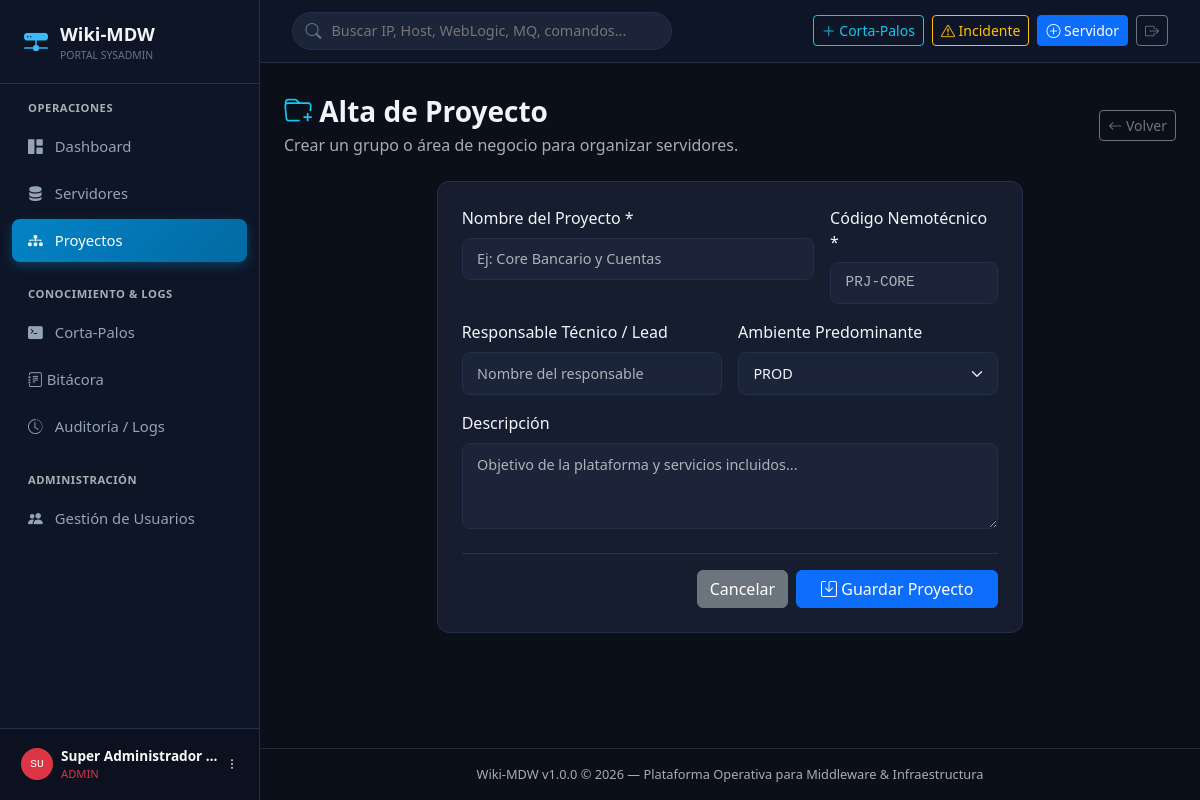
Page /projects/new (signed in) on the committed database.
### app/models/user.py (models this page shows, shortened)
class User(BaseModel):
    __tablename__ = "users"
    username = Column(String(50), unique=True, nullable=False, index=True)
    password_hash = Column(String(255), nullable=False)
    full_name = Column(String(100), nullable=False)
    email = Column(String(120), unique=True, nullable=True)
    role = Column(String(20), default="viewer", nullable=False)  # admin, editor, viewer
    is_active = Column(Boolean, default=True, nullable=False)
    group_id = Column(Integer, ForeignKey("groups.id", ondelete="SET NULL"), nullable=True)
    last_login_at = Column(DateTime, nullable=True)
    last_login_ip = Column(String(45), nullable=True)
    group = relationship("Group", back_populates="users")
    @property
    def effective_role(self) -> str:
        user_role = self.role or "viewer"
        group_role = self.group.role if self.group else "viewer"
        role_hierarchy = {"admin": 3, "editor": 2, "viewer": 1}
        u_score = role_hierarchy.get(user_role, 1)
        g_score = role_hierarchy.get(group_role, 1)
        return user_role if u_score >= g_score else group_role
    @property
    def is_admin(self) -> bool:
        return self.effective_role == "admin"
    @property
    def can_edit(self) -> bool:
        return self.effective_role in ["admin", "editor"]

class Group(BaseModel):
    __tablename__ = "groups"
    name = Column(String(80), unique=True, nullable=False, index=True)
    code = Column(String(30), unique=True, nullable=False, index=True)  # GRP-ADMIN, GRP-OPER, GRP-VIEW
    role = Column(String(20), default="viewer", nullable=False)        # 'admin', 'editor', 'viewer'
    description = Column(Text, nullable=True)
    users = relationship("User", back_populates="group")

### app/routes/projects.py (the view, shortened to what this page needs)
@projects_bp.route("/new", methods=["GET", "POST"])
def create_project():
    with get_db() as session:
        return render_template("projects/create.html")

### app/database.py (called while the page is built)
@contextmanager
def get_db():
    session = SessionLocal()
    try:
        yield session
        session.commit()
    except Exception:
        session.rollback()
        raise

### app/templates/projects/create.html (shortened to what this page needs)
{% extends "base.html" %}
{% block content %}
<div class="d-flex align-items-center justify-content-between mb-4">
    <div>
        <h3 class="fw-bold mb-1"><i class="bi bi-folder-plus text-info"></i> Alta de Proyecto</h3>
        <p class="text-muted mb-0">Crear un grupo o área de negocio para organizar servidores.</p>
    </div>
    <a href="{{ url_for('projects.list_projects') }}" class="btn btn-outline-secondary btn-sm">
        <i class="bi bi-arrow-left"></i> Volver
    </a>
</div>
<div class="row justify-content-center">
    <div class="col-lg-8">
        <div class="card-custom">
            <div class="card-custom-body p-4">
                <form method="POST" action="{{ url_for('projects.create_project') }}">
                    <div class="row g-3 mb-4">
                        <div class="col-md-8">
                            <label class="form-label">Nombre del Proyecto *</label>
                            <input type="text" name="name" class="form-control form-control-dark" placeholder="Ej: Core Bancario y Cuentas" required>
                        </div>
                        <div class="col-md-4">
                            <label class="form-label">Código Nemotécnico *</label>
                            <input type="text" name="code" class="form-control form-control-dark font-monospace text-uppercase" placeholder="PRJ-CORE" required>
                        </div>
                        <div class="col-md-6">
                            <label class="form-label">Responsable Técnico / Lead</label>
                            <input type="text" name="lead_name" class="form-control form-control-dark" placeholder="Nombre del responsable">
                        </div>
                        <div class="col-md-6">
                            <label class="form-label">Ambiente Predominante</label>
                            <select name="environment" class="form-select form-select-dark">
                                <option value="PROD">PROD</option>
                            </select>
                        </div>
                        <div class="col-12">
                            <label class="form-label">Descripción</label>
                            <textarea name="description" class="form-control form-control-dark" rows="3" placeholder="Objetivo de la plataforma y servicios incluidos..."></textarea>
                        </div>
                    </div>
                    <div class="d-flex justify-content-end gap-2 border-top border-secondary border-opacity-25 pt-3">
                        <a href="{{ url_for('projects.list_projects') }}" class="btn btn-secondary">Cancelar</a>
                        <button type="submit" class="btn btn-primary px-4"><i class="bi bi-save"></i> Guardar Proyecto</button>
                    </div>
                </form>
            </div>
        </div>
    </div>
</div>
{% endblock %}

### app/templates/base.html (shortened to what this page needs)
<!DOCTYPE html>
<html lang="es" data-bs-theme="dark">
<head>
    <link href="https://cdn.jsdelivr.net/npm/bootstrap@5.3.3/dist/css/bootstrap.min.css" rel="stylesheet">
    <link rel="stylesheet" href="https://cdn.jsdelivr.net/npm/bootstrap-icons@1.11.3/font/bootstrap-icons.min.css">
    <link rel="stylesheet" href="{{ url_for('static', filename='css/style.css') }}">
</head>
<body>
    <aside class="sidebar">
        <a href="{{ url_for('main.dashboard') }}" class="sidebar-brand">
            <i class="bi bi-hdd-network-fill"></i>
            <div>
                <span>Wiki-MDW</span>
                <div style="font-size: 0.65rem; color: var(--text-muted); font-weight: normal;">PORTAL SYSADMIN</div>
            </div>
        </a>
        <div class="sidebar-nav">
            <div class="text-uppercase text-muted px-3 mb-2" style="font-size: 0.7rem; font-weight: 700; letter-spacing: 0.05em;">Operaciones</div>
            <a href="{{ url_for('main.dashboard') }}" class="nav-link {% if request.endpoint == 'main.dashboard' %}active{% endif %}">
                <i class="bi bi-grid-1x2-fill"></i> Dashboard
            </a>
            <a href="{{ url_for('servers.list_servers') }}" class="nav-link {% if request.endpoint and request.endpoint.startswith('servers.') %}active{% endif %}">
                <i class="bi bi-server"></i> Servidores
            </a>
            <a href="{{ url_for('projects.list_projects') }}" class="nav-link {% if request.endpoint and request.endpoint.startswith('projects.') %}active{% endif %}">
                <i class="bi bi-diagram-3-fill"></i> Proyectos
            </a>
            <div class="text-uppercase text-muted px-3 mt-4 mb-2" style="font-size: 0.7rem; font-weight: 700; letter-spacing: 0.05em;">Conocimiento & Logs</div>
            <a href="{{ url_for('runbooks.list_runbooks') }}" class="nav-link {% if request.endpoint and request.endpoint.startswith('runbooks.') %}active{% endif %}">
                <i class="bi bi-terminal-fill"></i> Corta-Palos
            </a>
            <a href="{{ url_for('incidents.list_incidents') }}" class="nav-link d-flex justify-content-between align-items-center {% if request.endpoint and request.endpoint.startswith('incidents.') %}active{% endif %}">
                <div><i class="bi bi-journal-text"></i> Bitácora</div>
            </a>
            <a href="{{ url_for('audit.list_audits') }}" class="nav-link {% if request.endpoint and request.endpoint.startswith('audit.') %}active{% endif %}">
                <i class="bi bi-clock-history"></i> Auditoría / Logs
            </a>
            {% if is_admin %}
            <div class="text-uppercase text-muted px-3 mt-4 mb-2" style="font-size: 0.7rem; font-weight: 700; letter-spacing: 0.05em;">Administración</div>
            <a href="{{ url_for('admin_users.list_users') }}" class="nav-link {% if request.endpoint and request.endpoint.startswith('admin_users.') %}active{% endif %}">
                <i class="bi bi-people-fill"></i> Gestión de Usuarios
            </a>
            {% endif %}
        </div>
        <div class="sidebar-footer">
            {% if current_user %}
            <div class="dropdown w-100">
                <button class="btn p-0 w-100 text-start" type="button" data-bs-toggle="dropdown">
                    <div class="d-flex align-items-center gap-2">
                        <div class="d-flex align-items-center justify-content-center text-white font-monospace rounded-circle
                            {% if current_user.effective_role == 'admin' %}bg-danger{% elif current_user.effective_role == 'editor' %}bg-warning text-dark{% else %}bg-secondary{% endif %}"
                            style="width:32px;height:32px;font-size:0.7rem;flex-shrink:0;">
                            {{ current_user.full_name[:2].upper() }}
                        </div>
                        <div class="overflow-hidden flex-grow-1">
                            <div class="text-truncate fw-semibold text-light" style="font-size:0.85rem;">{{ current_user.full_name }}</div>
                            <div class="text-muted" style="font-size:0.7rem;">
                                <span class="{% if current_user.effective_role == 'admin' %}text-danger{% elif current_user.effective_role == 'editor' %}text-warning{% else %}text-muted{% endif %}">
                                    {{ current_user.effective_role | upper }}
                                </span>
                            </div>
                        </div>
                        <i class="bi bi-three-dots-vertical text-muted" style="font-size:0.75rem;"></i>
                    </div>
                </button>
            </div>
            {% endif %}
        </div>
    </aside>
    <div class="main-content">
        <header class="topbar">
            <div class="search-box">
                <i class="bi bi-search search-icon"></i>
                <input type="text" id="globalSearchInput" placeholder="Buscar IP, Host, WebLogic, MQ, comandos..." autocomplete="off">
            </div>
            <div class="d-flex align-items-center gap-2">
                {% if can_edit %}
                <a href="{{ url_for('runbooks.create_runbook') }}" class="btn btn-sm btn-outline-info">
                    <i class="bi bi-plus-lg"></i> Corta-Palos
                </a>
                <a href="{{ url_for('incidents.create_incident') }}" class="btn btn-sm btn-outline-warning">
                    <i class="bi bi-exclamation-triangle"></i> Incidente
                </a>
                <a href="{{ url_for('servers.create_server') }}" class="btn btn-sm btn-primary">
                    <i class="bi bi-plus-circle"></i> Servidor
                </a>
                {% endif %}
                {% if current_user %}
                <a href="{{ url_for('auth.logout') }}" class="btn btn-sm btn-outline-secondary" title="Cerrar Sesión">
                    <i class="bi bi-box-arrow-right"></i>
                </a>
                {% endif %}
            </div>
        </header>
        <div class="px-4 pt-3">
        </div>
        <main class="flex-grow-1 px-4 py-3">
            {% block content %}{% endblock %}
        </main>
        <footer class="text-center py-3 text-muted border-top border-secondary border-opacity-25" style="font-size: 0.8rem;">
            Wiki-MDW v{{ app_version }} &copy; {{ current_year }} &mdash; Plataforma Operativa para Middleware & Infraestructura
        </footer>
    </div>
</body>
</html>

### app/static/css/style.css (style rules this page uses)
:root { --bg-main: #0b0f19; --bg-card: #151d2f; --bg-card-hover: #1c263c; --bg-sidebar: #0e1526; --bg-input: #1b2438; --border-color: #23304a; --border-focus: #38bdf8; --text-primary: #f1f5f9; --text-secondary: #94a3b8; --text-muted: #64748b; --accent-blue: #38bdf8; --accent-indigo: #818cf8; --accent-green: #34d399; --accent-yellow: #fbbf24; --accent-red: #f87171; --accent-purple: #c084fc; --terminal-bg: #070a13; --terminal-text: #38bdf8; }
body { background-color: var(--bg-main); color: var(--text-primary); font-family: system-ui, -apple-system, "Segoe UI", Roboto, "Helvetica Neue", Arial, sans-serif; min-height: 100vh; }
.sidebar { background-color: var(--bg-sidebar); border-right: 1px solid var(--border-color); width: 260px; height: 100vh; position: fixed; top: 0; left: 0; z-index: 1000; transition: all 0.3s ease; display: flex; flex-direction: column; }
.sidebar-brand { padding: 1.25rem 1.5rem; border-bottom: 1px solid var(--border-color); display: flex; align-items: center; gap: 0.75rem; font-weight: 700; font-size: 1.15rem; color: var(--text-primary); text-decoration: none; }
.sidebar-brand i { color: var(--accent-blue); font-size: 1.5rem; }
.sidebar-nav { padding: 1rem 0.75rem; flex: 1; overflow-y: auto; }
.sidebar-nav .nav-link { color: var(--text-secondary); padding: 0.65rem 1rem; border-radius: 0.5rem; display: flex; align-items: center; gap: 0.75rem; font-weight: 500; font-size: 0.925rem; margin-bottom: 0.25rem; transition: all 0.2s ease; }
.sidebar-nav .nav-link.active { color: #ffffff; background: linear-gradient(135deg, #0284c7 0%, #0369a1 100%); box-shadow: 0 4px 12px rgba(2, 132, 199, 0.35); }
.sidebar-footer { padding: 1rem 1.25rem; border-top: 1px solid var(--border-color); background-color: rgba(0,0,0,0.2); }
.main-content { margin-left: 260px; min-height: 100vh; display: flex; flex-direction: column; }
.topbar { background-color: var(--bg-sidebar); border-bottom: 1px solid var(--border-color); padding: 0.75rem 2rem; display: flex; align-items: center; justify-content: space-between; position: sticky; top: 0; z-index: 900; }
.search-box { position: relative; width: 380px; }
.search-box input { background-color: var(--bg-input); border: 1px solid var(--border-color); color: var(--text-primary); border-radius: 20px; padding: 0.45rem 1rem 0.45rem 2.4rem; font-size: 0.9rem; width: 100%; transition: border-color 0.2s; }
.search-box i.search-icon { position: absolute; left: 0.85rem; top: 50%; transform: translateY(-50%); color: var(--text-muted); }
.card-custom { background-color: var(--bg-card); border: 1px solid var(--border-color); border-radius: 0.75rem; transition: transform 0.2s, box-shadow 0.2s; }
.card-custom-body { padding: 1.25rem; }
.form-control-dark, .form-select-dark { background-color: var(--bg-input); border: 1px solid var(--border-color); color: var(--text-primary); border-radius: 0.5rem; padding: 0.6rem 0.9rem; font-size: 0.9rem; }

### rows in the picture
User: full_name "SU", full_name "Super Administrador…", effective_role "ADMIN"

### other values in the picture
{{ app_version }} "1.0.0"
